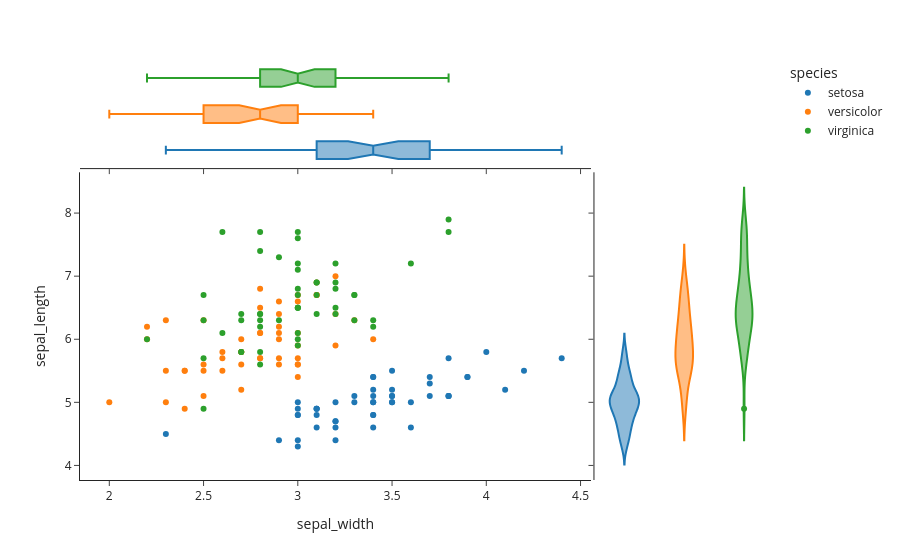

Write notebook code for a chart like this one.
### Markdown cell above
## `Plotly` Scatter Plotting

### Code cell
import plotly.express as px
import plotly.io as pio
# for vscode notebook only, no need for this in JupyterLab / Jupyter Notebook
pio.renderers.default = "plotly_mimetype+notebook_connected"

df = px.data.iris()
fig = px.scatter(df, x="sepal_width", y="sepal_length", 
                 color="species", 
                 marginal_y="violin", 
                 marginal_x="box", 
                #  trendline="ols", 
                 template="simple_white")
fig.show()

### Figure 1 — Plotly figure (JSON) as saved in the notebook; plotly's stock layout.template omitted (floating-point values rounded to 4 significant figures)
{"data": [{"hovertemplate": "species=setosa<br>sepal_width=%{x}<br>sepal_length=%{y}<extra></extra>", "legendgroup": "setosa", "marker": {"color": "#1F77B4", "symbol": "circle"}, "mode": "markers", "name": "setosa", "orientation": "v", "showlegend": true, "type": "scatter", "x": [3.5, 3.0, 3.2, 3.1, 3.6, 3.9, 3.4, 3.4, 2.9, 3.1, 3.7, 3.4, 3.0, 3.0, 4.0, 4.4, 3.9, 3.5, 3.8, 3.8, 3.4, 3.7, 3.6, 3.3, 3.4, 3.0, 3.4, 3.5, 3.4, 3.2, 3.1, 3.4, 4.1, 4.2, 3.1, 3.2, 3.5, 3.1, 3.0, 3.4, 3.5, 2.3, 3.2, 3.5, 3.8, 3.0, 3.8, 3.2, 3.7, 3.3], "xaxis": "x", "y": [5.1, 4.9, 4.7, 4.6, 5.0, 5.4, 4.6, 5.0, 4.4, 4.9, 5.4, 4.8, 4.8, 4.3, 5.8, 5.7, 5.4, 5.1, 5.7, 5.1, 5.4, 5.1, 4.6, 5.1, 4.8, 5.0, 5.0, 5.2, 5.2, 4.7, 4.8, 5.4, 5.2, 5.5, 4.9, 5.0, 5.5, 4.9, 4.4, 5.1, 5.0, 4.5, 4.4, 5.0, 5.1, 4.8, 5.1, 4.6, 5.3, 5.0], "yaxis": "y"}, {"alignmentgroup": "True", "hovertemplate": "species=setosa<br>sepal_width=%{x}<extra></extra>", "legendgroup": "setosa", "marker": {"color": "#1F77B4", "symbol": "circle"}, "name": "setosa", "notched": true, "offsetgroup": "setosa", "showlegend": false, "type": "box", "x": [3.5, 3.0, 3.2, 3.1, 3.6, 3.9, 3.4, 3.4, 2.9, 3.1, 3.7, 3.4, 3.0, 3.0, 4.0, 4.4, 3.9, 3.5, 3.8, 3.8, 3.4, 3.7, 3.6, 3.3, 3.4, 3.0, 3.4, 3.5, 3.4, 3.2, 3.1, 3.4, 4.1, 4.2, 3.1, 3.2, 3.5, 3.1, 3.0, 3.4, 3.5, 2.3, 3.2, 3.5, 3.8, 3.0, 3.8, 3.2, 3.7, 3.3], "xaxis": "x3", "yaxis": "y3"}, {"alignmentgroup": "True", "hovertemplate": "species=setosa<br>sepal_length=%{y}<extra></extra>", "legendgroup": "setosa", "marker": {"color": "#1F77B4", "symbol": "circle"}, "name": "setosa", "offsetgroup": "setosa", "scalegroup": "y", "showlegend": false, "type": "violin", "xaxis": "x2", "y": [5.1, 4.9, 4.7, 4.6, 5.0, 5.4, 4.6, 5.0, 4.4, 4.9, 5.4, 4.8, 4.8, 4.3, 5.8, 5.7, 5.4, 5.1, 5.7, 5.1, 5.4, 5.1, 4.6, 5.1, 4.8, 5.0, 5.0, 5.2, 5.2, 4.7, 4.8, 5.4, 5.2, 5.5, 4.9, 5.0, 5.5, 4.9, 4.4, 5.1, 5.0, 4.5, 4.4, 5.0, 5.1, 4.8, 5.1, 4.6, 5.3, 5.0], "yaxis": "y2"}, {"hovertemplate": "species=versicolor<br>sepal_width=%{x}<br>sepal_length=%{y}<extra></extra>", "legendgroup": "versicolor", "marker": {"color": "#FF7F0E", "symbol": "circle"}, "mode": "markers", "name": "versicolor", "orientation": "v", "showlegend": true, "type": "scatter", "x": [3.2, 3.2, 3.1, 2.3, 2.8, 2.8, 3.3, 2.4, 2.9, 2.7, 2.0, 3.0, 2.2, 2.9, 2.9, 3.1, 3.0, 2.7, 2.2, 2.5, 3.2, 2.8, 2.5, 2.8, 2.9, 3.0, 2.8, 3.0, 2.9, 2.6, 2.4, 2.4, 2.7, 2.7, 3.0, 3.4, 3.1, 2.3, 3.0, 2.5, 2.6, 3.0, 2.6, 2.3, 2.7, 3.0, 2.9, 2.9, 2.5, 2.8], "xaxis": "x", "y": [7.0, 6.4, 6.9, 5.5, 6.5, 5.7, 6.3, 4.9, 6.6, 5.2, 5.0, 5.9, 6.0, 6.1, 5.6, 6.7, 5.6, 5.8, 6.2, 5.6, 5.9, 6.1, 6.3, 6.1, 6.4, 6.6, 6.8, 6.7, 6.0, 5.7, 5.5, 5.5, 5.8, 6.0, 5.4, 6.0, 6.7, 6.3, 5.6, 5.5, 5.5, 6.1, 5.8, 5.0, 5.6, 5.7, 5.7, 6.2, 5.1, 5.7], "yaxis": "y"}, {"alignmentgroup": "True", "hovertemplate": "species=versicolor<br>sepal_width=%{x}<extra></extra>", "legendgroup": "versicolor", "marker": {"color": "#FF7F0E", "symbol": "circle"}, "name": "versicolor", "notched": true, "offsetgroup": "versicolor", "showlegend": false, "type": "box", "x": [3.2, 3.2, 3.1, 2.3, 2.8, 2.8, 3.3, 2.4, 2.9, 2.7, 2.0, 3.0, 2.2, 2.9, 2.9, 3.1, 3.0, 2.7, 2.2, 2.5, 3.2, 2.8, 2.5, 2.8, 2.9, 3.0, 2.8, 3.0, 2.9, 2.6, 2.4, 2.4, 2.7, 2.7, 3.0, 3.4, 3.1, 2.3, 3.0, 2.5, 2.6, 3.0, 2.6, 2.3, 2.7, 3.0, 2.9, 2.9, 2.5, 2.8], "xaxis": "x3", "yaxis": "y3"}, {"alignmentgroup": "True", "hovertemplate": "species=versicolor<br>sepal_length=%{y}<extra></extra>", "legendgroup": "versicolor", "marker": {"color": "#FF7F0E", "symbol": "circle"}, "name": "versicolor", "offsetgroup": "versicolor", "scalegroup": "y", "showlegend": false, "type": "violin", "xaxis": "x2", "y": [7.0, 6.4, 6.9, 5.5, 6.5, 5.7, 6.3, 4.9, 6.6, 5.2, 5.0, 5.9, 6.0, 6.1, 5.6, 6.7, 5.6, 5.8, 6.2, 5.6, 5.9, 6.1, 6.3, 6.1, 6.4, 6.6, 6.8, 6.7, 6.0, 5.7, 5.5, 5.5, 5.8, 6.0, 5.4, 6.0, 6.7, 6.3, 5.6, 5.5, 5.5, 6.1, 5.8, 5.0, 5.6, 5.7, 5.7, 6.2, 5.1, 5.7], "yaxis": "y2"}, {"hovertemplate": "species=virginica<br>sepal_width=%{x}<br>sepal_length=%{y}<extra></extra>", "legendgroup": "virginica", "marker": {"color": "#2CA02C", "symbol": "circle"}, "mode": "markers", "name": "virginica", "orientation": "v", "showlegend": true, "type": "scatter", "x": [3.3, 2.7, 3.0, 2.9, 3.0, 3.0, 2.5, 2.9, 2.5, 3.6, 3.2, 2.7, 3.0, 2.5, 2.8, 3.2, 3.0, 3.8, 2.6, 2.2, 3.2, 2.8, 2.8, 2.7, 3.3, 3.2, 2.8, 3.0, 2.8, 3.0, 2.8, 3.8, 2.8, 2.8, 2.6, 3.0, 3.4, 3.1, 3.0, 3.1, 3.1, 3.1, 2.7, 3.2, 3.3, 3.0, 2.5, 3.0, 3.4, 3.0], "xaxis": "x", "y": [6.3, 5.8, 7.1, 6.3, 6.5, 7.6, 4.9, 7.3, 6.7, 7.2, 6.5, 6.4, 6.8, 5.7, 5.8, 6.4, 6.5, 7.7, 7.7, 6.0, 6.9, 5.6, 7.7, 6.3, 6.7, 7.2, 6.2, 6.1, 6.4, 7.2, 7.4, 7.9, 6.4, 6.3, 6.1, 7.7, 6.3, 6.4, 6.0, 6.9, 6.7, 6.9, 5.8, 6.8, 6.7, 6.7, 6.3, 6.5, 6.2, 5.9], "yaxis": "y"}, {"alignmentgroup": "True", "hovertemplate": "species=virginica<br>sepal_width=%{x}<extra></extra>", "legendgroup": "virginica", "marker": {"color": "#2CA02C", "symbol": "circle"}, "name": "virginica", "notched": true, "offsetgroup": "virginica", "showlegend": false, "type": "box", "x": [3.3, 2.7, 3.0, 2.9, 3.0, 3.0, 2.5, 2.9, 2.5, 3.6, 3.2, 2.7, 3.0, 2.5, 2.8, 3.2, 3.0, 3.8, 2.6, 2.2, 3.2, 2.8, 2.8, 2.7, 3.3, 3.2, 2.8, 3.0, 2.8, 3.0, 2.8, 3.8, 2.8, 2.8, 2.6, 3.0, 3.4, 3.1, 3.0, 3.1, 3.1, 3.1, 2.7, 3.2, 3.3, 3.0, 2.5, 3.0, 3.4, 3.0], "xaxis": "x3", "yaxis": "y3"}, {"alignmentgroup": "True", "hovertemplate": "species=virginica<br>sepal_length=%{y}<extra></extra>", "legendgroup": "virginica", "marker": {"color": "#2CA02C", "symbol": "circle"}, "name": "virginica", "offsetgroup": "virginica", "scalegroup": "y", "showlegend": false, "type": "violin", "xaxis": "x2", "y": [6.3, 5.8, 7.1, 6.3, 6.5, 7.6, 4.9, 7.3, 6.7, 7.2, 6.5, 6.4, 6.8, 5.7, 5.8, 6.4, 6.5, 7.7, 7.7, 6.0, 6.9, 5.6, 7.7, 6.3, 6.7, 7.2, 6.2, 6.1, 6.4, 7.2, 7.4, 7.9, 6.4, 6.3, 6.1, 7.7, 6.3, 6.4, 6.0, 6.9, 6.7, 6.9, 5.8, 6.8, 6.7, 6.7, 6.3, 6.5, 6.2, 5.9], "yaxis": "y2"}], "layout": {"legend": {"title": {"text": "species"}, "tracegroupgap": 0}, "margin": {"t": 60}, "xaxis": {"anchor": "y", "domain": [0, 0.7363], "title": {"text": "sepal_width"}}, "xaxis2": {"anchor": "y2", "domain": [0.7413, 1], "matches": "x2", "showline": false, "showticklabels": false, "ticks": ""}, "xaxis3": {"anchor": "y3", "domain": [0, 0.7363], "matches": "x", "showticklabels": false}, "xaxis4": {"anchor": "y4", "domain": [0.7413, 1], "matches": "x2", "showline": false, "showticklabels": false, "ticks": ""}, "yaxis": {"anchor": "x", "domain": [0, 0.7326], "title": {"text": "sepal_length"}}, "yaxis2": {"anchor": "x2", "domain": [0, 0.7326], "matches": "y", "showticklabels": false}, "yaxis3": {"anchor": "x3", "domain": [0.7426, 1], "matches": "y3", "showline": false, "showticklabels": false, "ticks": ""}, "yaxis4": {"anchor": "x4", "domain": [0.7426, 1], "matches": "y3", "showline": false, "showticklabels": false, "ticks": ""}}}
